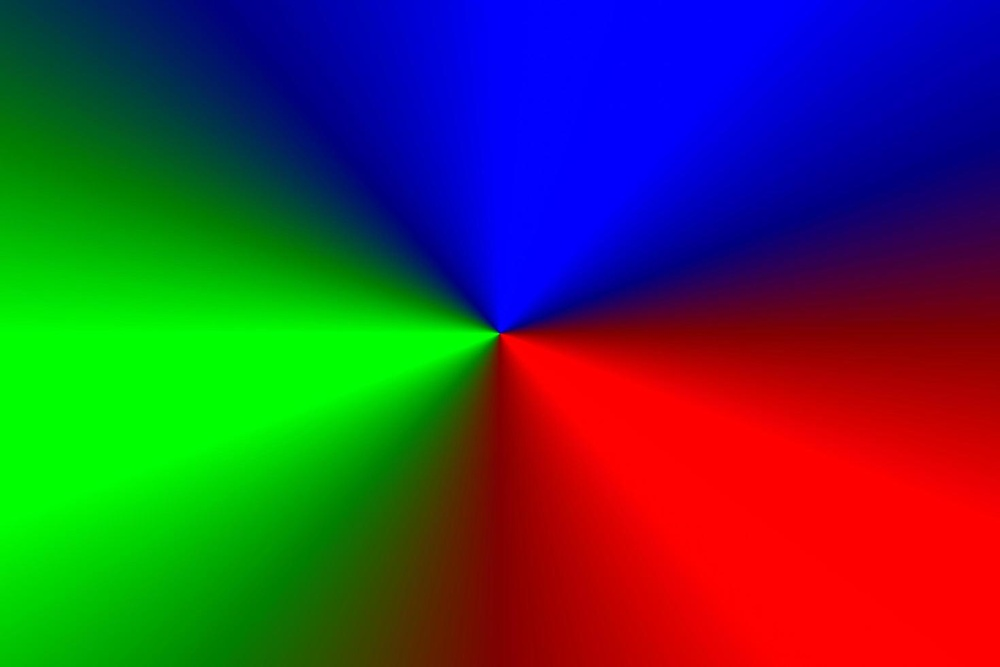
#> input picture experiment4/4A/input.jpg, 1000 x 667 px, shrunk from 1470 x 980 before the run
$ python main.py
#> lines starting #> are read from the running program, lines starting #| are printed output that depends on the picture
import cv2
import sys

path = "input.jpg"
img = cv2.imread(path)
#> img is the input picture: shape (667, 1000, 3); mean B, G, R 64.1, 63.9, 64.3
if img is None:
    sys.exit(f"Could not read {path}")
gray = cv2.cvtColor(img, cv2.COLOR_BGR2GRAY)
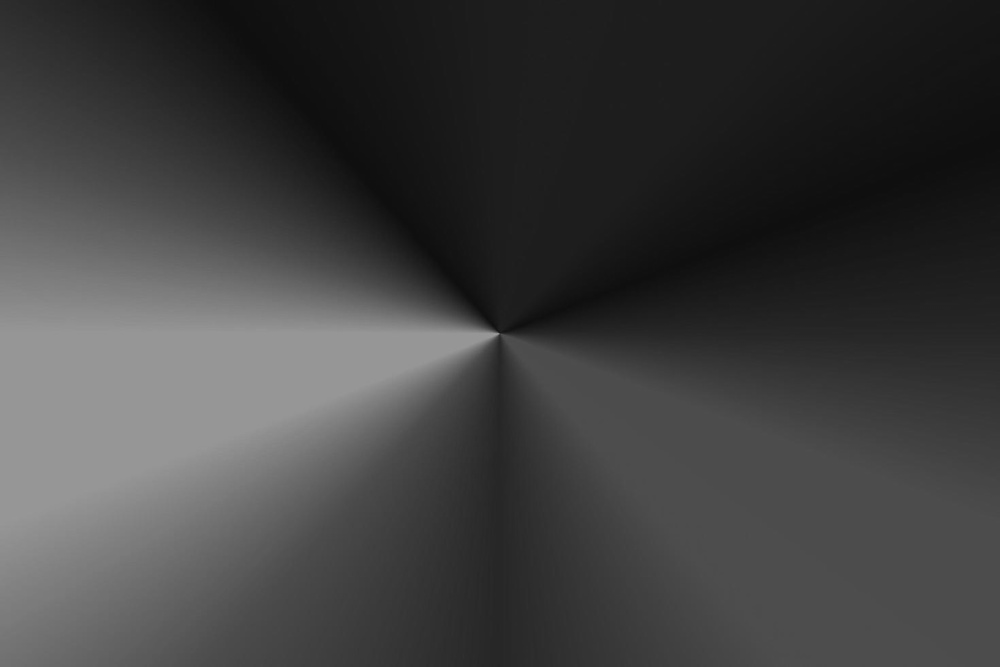
#> gray: shape (667, 1000); min 14, max 156, mean 64
b, g, r = cv2.split(img)
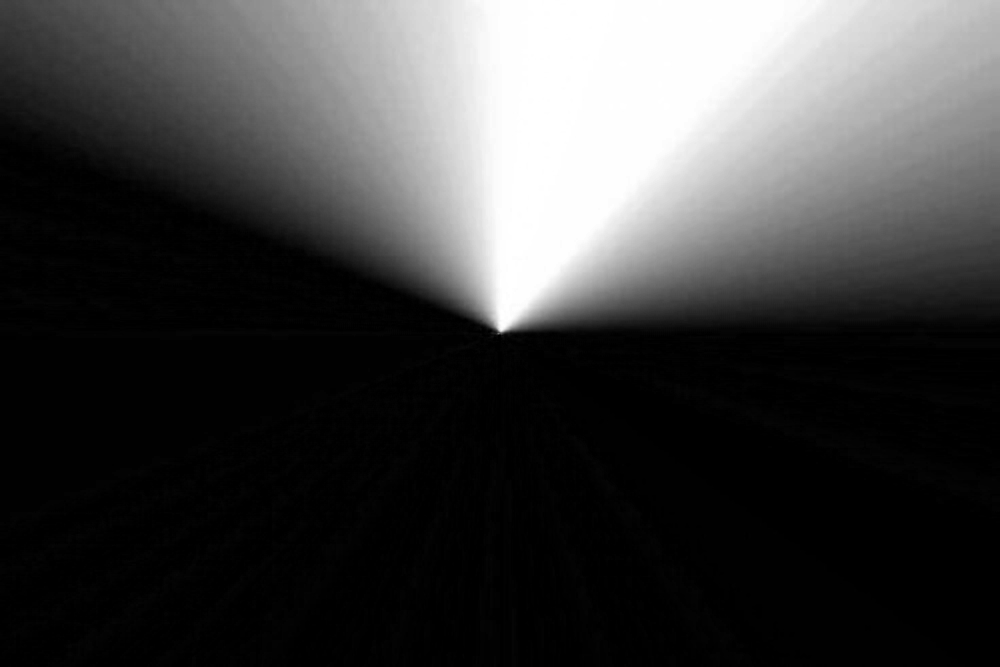
#> b: shape (667, 1000); min 0, max 255, mean 64.1
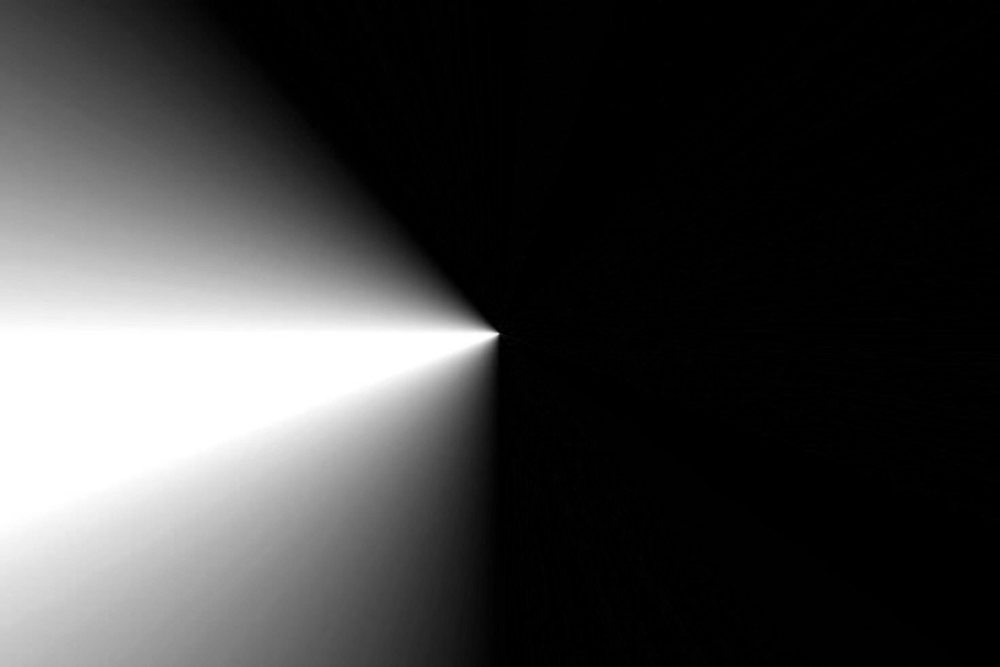
#> g: shape (667, 1000); min 0, max 255, mean 63.9
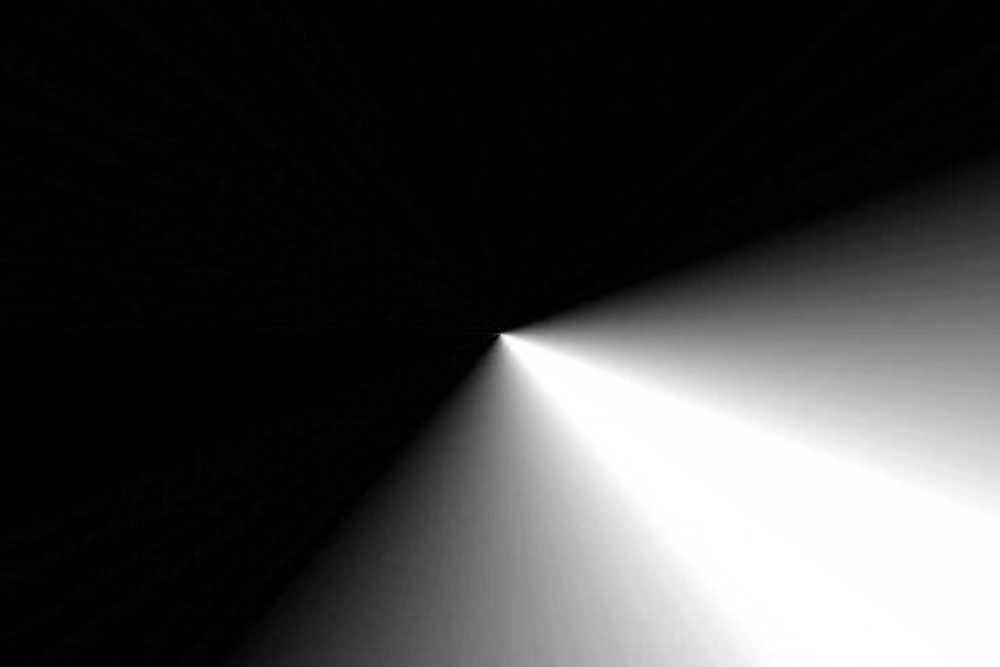
#> r: shape (667, 1000); min 0, max 255, mean 64.3
gray_manual = (0.114*b + 0.587*g + 0.299*r).astype("uint8")
cv2.imshow("Original", img)
cv2.imshow("Gray (cv2)", gray)
cv2.imshow("Gray (manual)", gray_manual)
cv2.imwrite("output_gray.jpg", gray)
cv2.waitKey(0)
cv2.destroyAllWindows()
